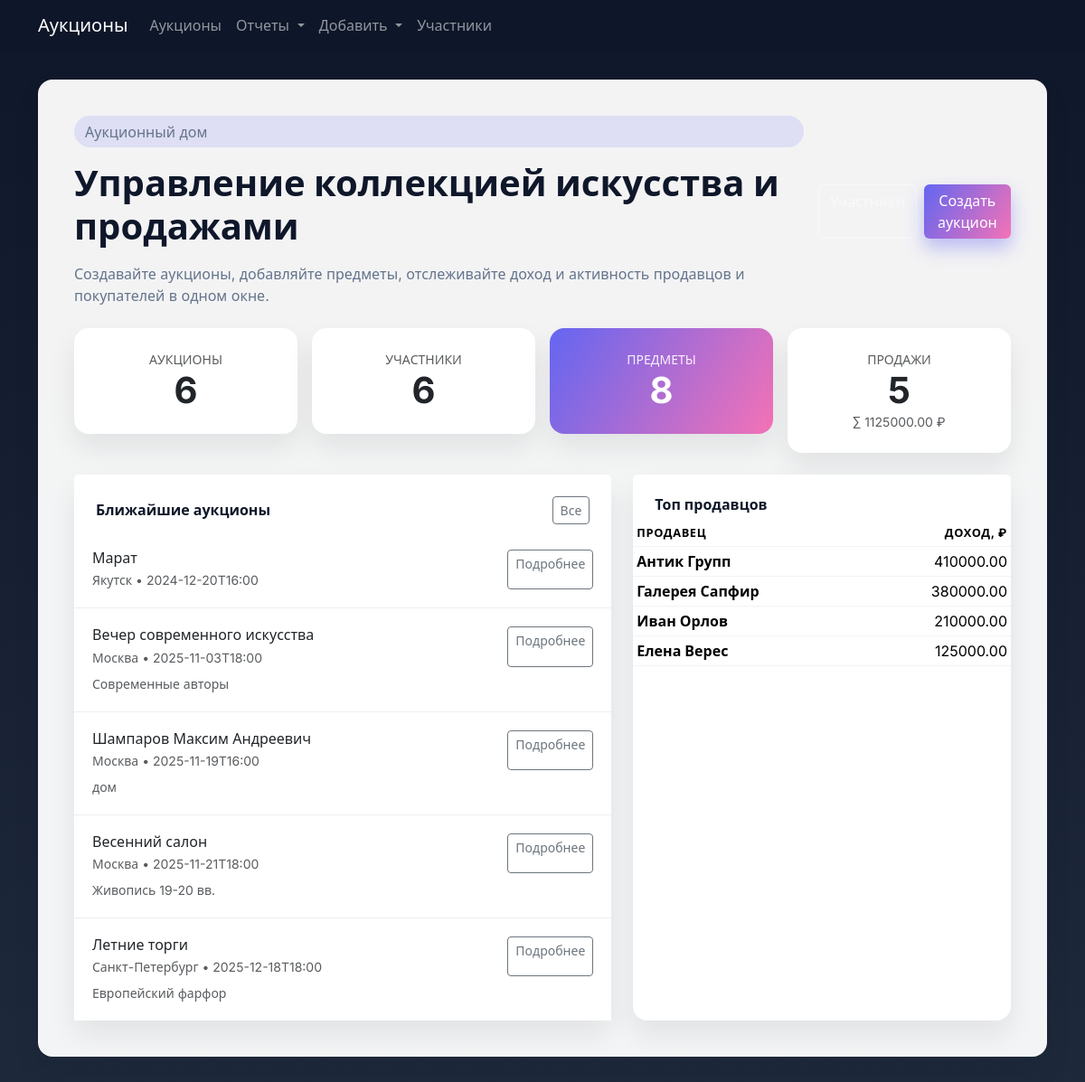
The page / on the database its author committed.
### tables this page shows
CREATE TABLE auctions (
                id INTEGER PRIMARY KEY AUTOINCREMENT,
                name TEXT NOT NULL,
                location TEXT NOT NULL,
                starts_at TEXT NOT NULL,
                description TEXT
            );

CREATE TABLE participants (
                id INTEGER PRIMARY KEY AUTOINCREMENT,
                name TEXT NOT NULL,
                contact_info TEXT,
                notes TEXT
            );

### main.py (the view)
@app.route("/")
def index():
    db = get_db()
    upcoming = db.query(
        """
        SELECT id, name, location, starts_at, description
        FROM auctions
        ORDER BY datetime(starts_at)
        LIMIT 5
        """
    )
    totals = {
        "auctions": db.get("SELECT COUNT(*) AS c FROM auctions")["c"],
        "participants": db.get("SELECT COUNT(*) AS c FROM participants")["c"],
        "items_count": db.get("SELECT COUNT(*) AS c FROM items")["c"],
        "sales": db.get("SELECT COUNT(*) AS c FROM sales")["c"],
        "revenue": db.get("SELECT COALESCE(SUM(sold_price), 0) AS total FROM sales")[
            "total"
        ],
    }
    top_sellers = db.query(
        """
        SELECT p.name, SUM(s.sold_price) AS total
        FROM participants p
        JOIN items i ON i.seller_id = p.id
        JOIN sales s ON s.item_id = i.id
        GROUP BY p.id
        ORDER BY total DESC
        LIMIT 5
        """
    )
    return render_template(
        "index.html",
        upcoming=upcoming,
        totals=totals,
        top_sellers=top_sellers,
    )

### db.py (called while the page is built)
    def query(self, sql: str, params: Iterable[Any] | None = None) -> list[sqlite3.Row]:
        cur = self.conn.cursor()
        cur.execute(sql, params or [])
        rows = cur.fetchall()
        return rows

    def get(self, sql: str, params: Iterable[Any] | None = None) -> Optional[sqlite3.Row]:
        cur = self.conn.cursor()
        cur.execute(sql, params or [])
        return cur.fetchone()

    def close(self) -> None:
        self.conn.close()

### main.py (called while the page is built)
def get_db() -> AuctionDB:
    if "db" not in g:
        g.db = AuctionDB()
    return g.db

### templates/index.html (shortened to what this page needs)
{% extends "base.html" %}
{% block content %}
  <div class="d-flex flex-column flex-lg-row justify-content-between align-items-start align-items-lg-center gap-3 hero-header mb-4">
    <div>
      <p class="badge-soft mb-3">Аукционный дом</p>
      <h1 class="display-6 mb-3">Управление коллекцией искусства и продажами</h1>
      <p class="mb-0">Создавайте аукционы, добавляйте предметы, отслеживайте доход и активность продавцов и покупателей в одном окне.</p>
    </div>
    <div class="d-flex gap-2">
      <a class="btn btn-outline-light" href="{{ url_for('participants') }}">Участники</a>
      <a class="btn btn-primary" href="{{ url_for('add_auction') }}">Создать аукцион</a>
    </div>
  </div>
  <div class="row g-3 mb-4">
    <div class="col-6 col-lg-3">
      <div class="card dashboard-card text-center">
        <div class="card-body">
          <div class="text-muted text-uppercase small">Аукционы</div>
          <div class="display-6">{{ totals.auctions }}</div>
        </div>
      </div>
    </div>
    <div class="col-6 col-lg-3">
      <div class="card dashboard-card text-center">
        <div class="card-body">
          <div class="text-muted text-uppercase small">Участники</div>
          <div class="display-6">{{ totals.participants }}</div>
        </div>
      </div>
    </div>
    <div class="col-6 col-lg-3">
      <div class="card dashboard-card text-center gradient-card">
        <div class="card-body">
          <div class="text-uppercase small">Предметы</div>
          <div class="display-6">{{ totals.items_count }}</div>
        </div>
      </div>
    </div>
    <div class="col-6 col-lg-3">
      <div class="card dashboard-card text-center">
        <div class="card-body">
          <div class="text-muted text-uppercase small">Продажи</div>
          <div class="display-6">{{ totals.sales }}</div>
          <div class="small text-muted">∑ {{ "%.2f"|format(totals.revenue or 0) }} ₽</div>
        </div>
      </div>
    </div>
  </div>
  <div class="row g-4">
    <div class="col-lg-7">
      <div class="card h-100 dashboard-card">
        <div class="card-header bg-white border-0 pt-4 px-4">
          <div class="d-flex justify-content-between align-items-center">
            <h2 class="section-heading h6 mb-0">Ближайшие аукционы</h2>
            <a class="btn btn-sm btn-outline-secondary" href="{{ url_for('auctions') }}">Все</a>
          </div>
        </div>
        <div class="card-body p-0">
          {% if upcoming %}
            <div class="list-group list-group-flush">
              {% for auction in upcoming %}
                <div class="list-group-item">
                  <div class="d-flex justify-content-between gap-3 flex-wrap">
                    <div>
                      <h6 class="mb-1">{{ auction.name }}</h6>
                      <div class="small text-muted">{{ auction.location }} • {{ auction.starts_at }}</div>
                    </div>
                    <a class="btn btn-sm btn-outline-secondary" href="{{ url_for('auctions', start=auction.starts_at[:10], end=auction.starts_at[:10]) }}">Подробнее</a>
                  </div>
                  {% if auction.description %}
                    <p class="mb-0 mt-2 small text-muted">{{ auction.description }}</p>
                  {% endif %}
                </div>
              {% endfor %}
            </div>
          {% else %}
            <p class="p-3 mb-0 text-muted">Аукционы пока не запланированы.</p>
          {% endif %}
        </div>
      </div>
    </div>
    <div class="col-lg-5">
      <div class="card h-100 dashboard-card">
        <div class="card-header bg-white border-0 pt-4 px-4">
          <h2 class="section-heading h6 mb-0">Топ продавцов</h2>
        </div>
        <div class="card-body p-0">
          {% if top_sellers %}
            <table class="table table-sm mb-0 top-sellers-table">
              <thead>
                <tr>
                  <th>Продавец</th>
                  <th class="text-end">Доход, ₽</th>
                </tr>
              </thead>
              <tbody>
                {% for seller in top_sellers %}
                  <tr>
                    <td>{{ seller.name }}</td>
                    <td class="text-end">{{ "%.2f"|format(seller.total or 0) }}</td>
                  </tr>
                {% endfor %}
              </tbody>
            </table>
          {% else %}
            <p class="p-3 mb-0 text-muted">Продажи ещё не зарегистрированы.</p>
          {% endif %}
        </div>
      </div>
    </div>
  </div>
{% endblock %}

### templates/base.html (shortened to what this page needs)
<!doctype html>
<html lang="ru">
  <head>
    <link
      rel="stylesheet"
      href="https://cdn.jsdelivr.net/npm/bootstrap@5.3.3/dist/css/bootstrap.min.css"
    />
    <link rel="stylesheet" href="{{ url_for('static', filename='styles.css') }}" />
  </head>
  <body>
    <nav class="navbar navbar-expand-lg navbar-dark">
      <div class="container">
        <a class="navbar-brand" href="{{ url_for('index') }}">Аукционы</a>
        <div class="collapse navbar-collapse" id="mainNav">
          <ul class="navbar-nav me-auto mb-2 mb-lg-0">
            <li class="nav-item">
              <a class="nav-link" href="{{ url_for('auctions') }}">Аукционы</a>
            </li>
            <li class="nav-item dropdown">
              <a
                class="nav-link dropdown-toggle"
                href="#"
                role="button"
                data-bs-toggle="dropdown"
                aria-expanded="false"
              >
                Отчеты
              </a>
            </li>
            <li class="nav-item dropdown">
              <a
                class="nav-link dropdown-toggle"
                href="#"
                role="button"
                data-bs-toggle="dropdown"
                aria-expanded="false"
              >
                Добавить
              </a>
            </li>
            <li class="nav-item">
              <a class="nav-link" href="{{ url_for('participants') }}">Участники</a>
            </li>
          </ul>
        </div>
      </div>
    </nav>
    <main class="container">
      <div class="glass-panel">
        {% block content %}{% endblock %}
      </div>
    </main>
  </body>
</html>

### static/styles.css (style rules this page uses)
:root { --bg-gradient-start: #0f172a; --bg-gradient-end: #1e293b; --card-bg: #ffffff; --card-accent: #f1f5f9; --text-primary: #0f172a; --text-muted: #64748b; --primary: #6366f1; --primary-dark: #4f46e5; --accent: #f472b6; --border-radius: 1rem; --shadow-soft: 0 15px 30px rgba(15, 23, 42, 0.08); }
body { font-family: "Inter", "Segoe UI", system-ui, -apple-system, BlinkMacSystemFont, sans-serif; background: linear-gradient(180deg, var(--bg-gradient-start), var(--bg-gradient-end)); color: var(--text-primary); min-height: 100vh; }
nav.navbar { background-color: rgba(15, 23, 42, 0.7) !important; backdrop-filter: blur(12px); }
main.container { margin-top: 2rem; margin-bottom: 3rem; }
.glass-panel { background-color: rgba(255, 255, 255, 0.95); border-radius: var(--border-radius); box-shadow: var(--shadow-soft); padding: 2.5rem; }
.hero-header h1 { font-weight: 700; color: var(--text-primary); }
.hero-header p { color: var(--text-muted); }
.dashboard-card { border-radius: 1.2rem; border: none; box-shadow: var(--shadow-soft); background: var(--card-bg); }
.dashboard-card .display-6 { font-weight: 700; }
.dashboard-card .card-body { padding: 1.5rem; }
.gradient-card { background: linear-gradient(120deg, var(--primary), var(--accent)); color: #fff; }
.gradient-card .text-muted, .gradient-card .small { color: rgba(255, 255, 255, 0.9) !important; }
.card, .table, .form-control, .form-select { border-radius: 1rem; border: none; }
.table thead { background: var(--card-accent); color: var(--text-muted); text-transform: uppercase; font-size: 0.8rem; letter-spacing: 0.05em; }
.table tr { border-bottom: 1px solid rgba(15, 23, 42, 0.05); }
.btn-primary { background: linear-gradient(120deg, var(--primary), var(--accent)); border: none; box-shadow: 0 10px 20px rgba(99, 102, 241, 0.4); transition: transform 0.2s ease, box-shadow 0.2s ease; }
.section-heading { font-weight: 600; color: var(--text-primary); }
.list-group-item { border: none; border-bottom: 1px solid rgba(15, 23, 42, 0.07); padding: 1.25rem; }
.list-group-item:last-child { border-bottom: none; }
.badge-soft { background-color: rgba(99, 102, 241, 0.15); color: var(--primary); padding: 0.35rem 0.75rem; border-radius: 999px; }
.top-sellers-table tbody tr td:first-child { font-weight: 600; }

### rows shown on the page
auctions: name "Марат", location "Якутск", starts_at "2024-12-20T16:00"
auctions: name "Вечер современного искусства", location "Москва", starts_at "2025-11-03T18:00", description "Современные авторы"
auctions: name "Шампаров Максим Андреевич", location "Москва", starts_at "2025-11-19T16:00", description "дом"
auctions: name "Весенний салон", location "Москва", starts_at "2025-11-21T18:00", description "Живопись 19-20 вв."
auctions: name "Летние торги", location "Санкт-Петербург", starts_at "2025-12-18T18:00", description "Европейский фарфор"
participants: name "Антик Групп", total "410000.00"
participants: name "Галерея Сапфир", total "380000.00"
participants: name "Иван Орлов", total "210000.00"
participants: name "Елена Верес", total "125000.00"

### other values the page prints
{{ totals.auctions }} "6"
{{ totals.participants }} "6"
{{ totals.items_count }} "8"
{{ totals.sales }} "5"
{{ "%.2f"|format(totals.revenue or 0) }} "1125000.00"
